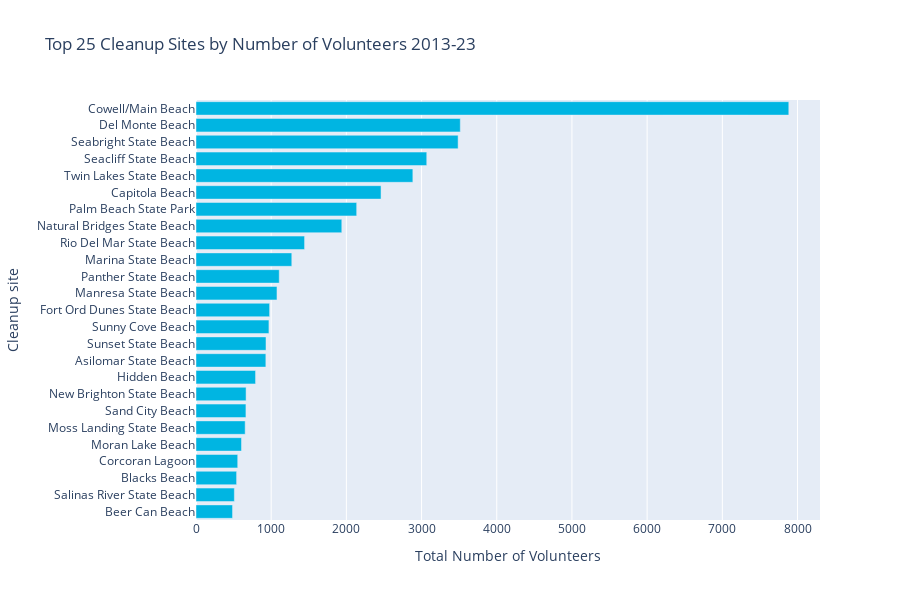

Write notebook code for a chart like this one.
### Markdown cell above
## Number of Debris Items by Cleanup Site

There were multiple different names and spellings for what appeared to be the same sites. The configuration file which defines how site names are consolidated is [here](https://github.com/jennyfolkesson/cleanupShores/blob/main/site_categories.yml), but it may not be complete which means that some lesser known sites might still have repeat entries. This will have to be validated by Save Our Shores.
Some sites were defined by geographic coordinates instead of site names. In those cases, the coordinates were matched to the known coordinates from the most common sites in an attempt to assign site names to them.

### Code cell
fig = graph_maker.volunteers_by_site()
fig.show()

### Figure 1 — Plotly figure (JSON) as saved in the notebook; plotly's stock layout.template omitted (floating-point values rounded to 4 significant figures)
{"data": [{"marker": {"color": "#00b5e2"}, "name": "Total Cleanup Volunteers", "orientation": "h", "type": "bar", "x": [7884, 3515, 3486, 3069, 2884, 2461, 2137, 1939, 1444, 1077, 931, 1274, 1107, 970, 929, 979, 792, 654, 666, 555, 605, 664, 540, 486, 510], "y": ["Cowell/Main Beach", "Del Monte Beach", "Seabright State Beach", "Seacliff State Beach", "Twin Lakes State Beach", "Capitola Beach", "Palm Beach State Park", "Natural Bridges State Beach", "Rio Del Mar State Beach", "Manresa State Beach", "Sunset State Beach", "Marina State Beach", "Panther State Beach", "Sunny Cove Beach", "Asilomar State Beach", "Fort Ord Dunes State Beach", "Hidden Beach", "Moss Landing State Beach", "New Brighton State Beach", "Corcoran Lagoon", "Moran Lake Beach", "Sand City Beach", "Blacks Beach", "Beer Can Beach", "Salinas River State Beach"]}], "layout": {"autosize": false, "height": 600, "title": {"text": "Top 25 Cleanup Sites by Number of Volunteers 2013-23"}, "width": 900, "xaxis": {"autorange": true, "range": [0, 8299.0], "title": {"text": "Total Number of Volunteers"}, "type": "linear"}, "yaxis": {"autorange": true, "categoryorder": "total ascending", "range": [-0.5, 24.5], "title": {"text": "Cleanup site"}, "type": "category"}}}
